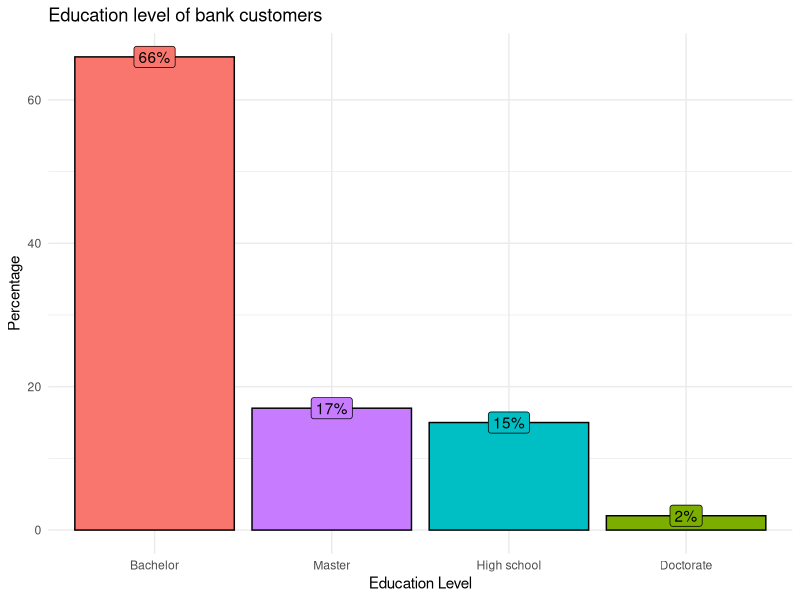
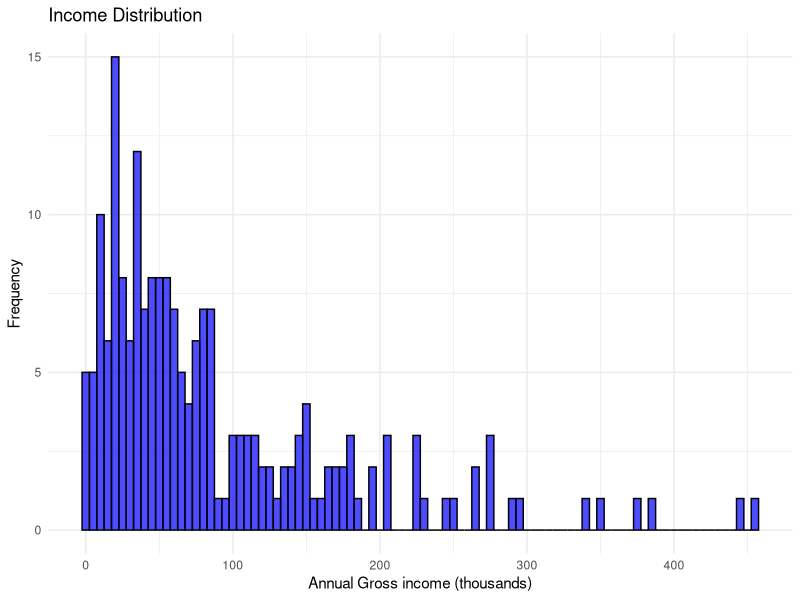
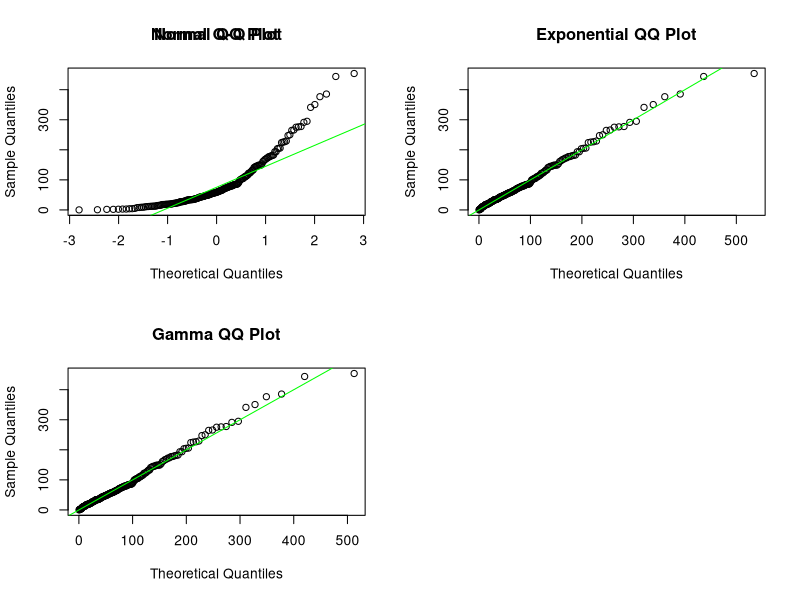
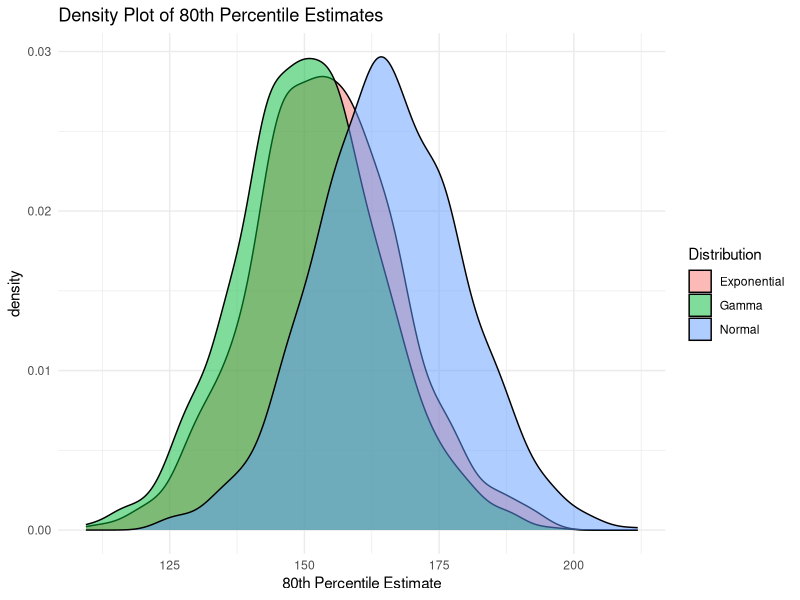
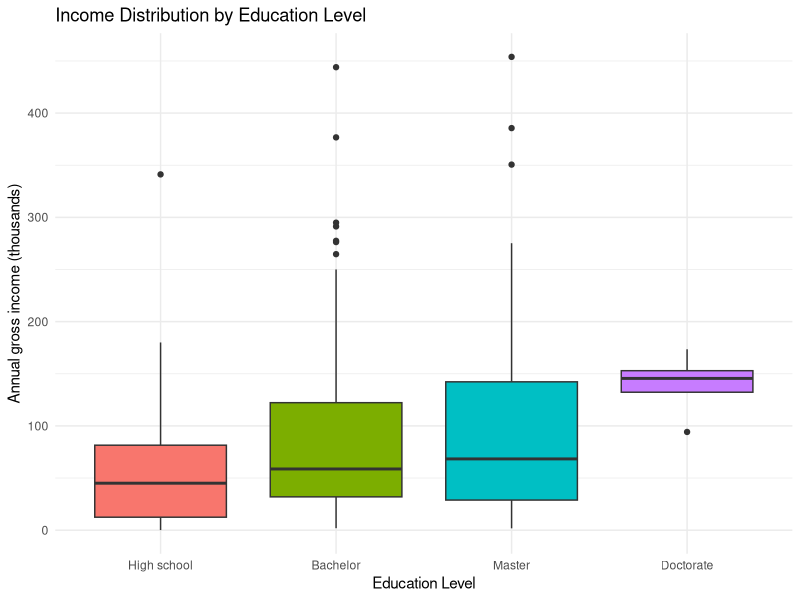
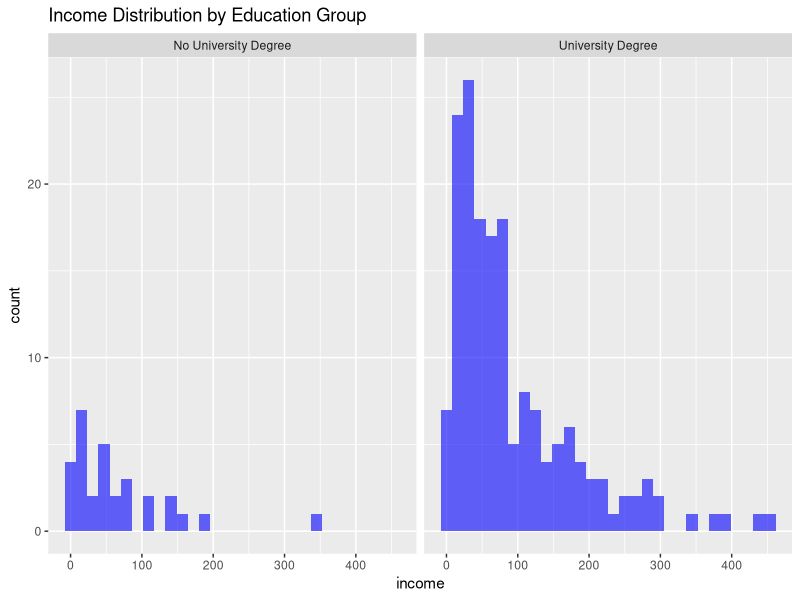
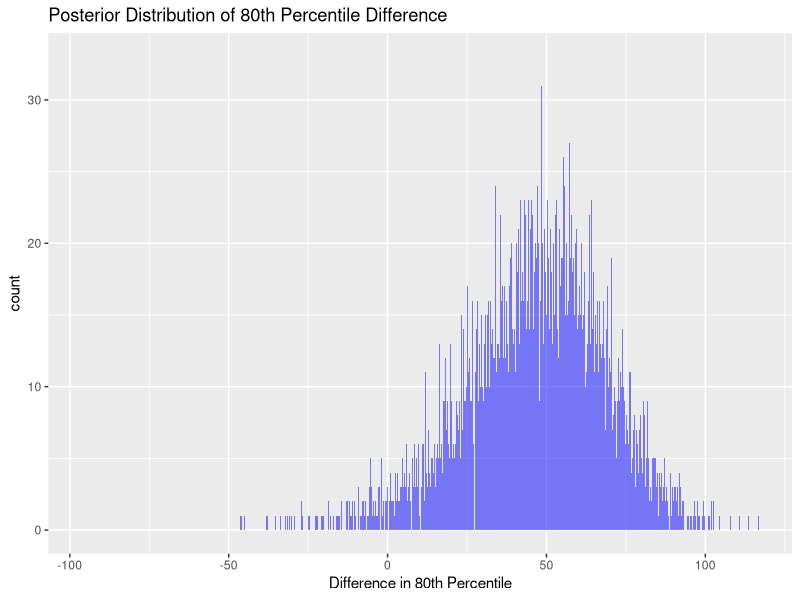

R code for these plots, in order:
## ---- chunk 1
#| echo: false
# Set up chunk for all slides
knitr::opts_chunk$set(
  fig.width = 6,
  fig.height = 4,
  fig.align = "center",
  out.width = "100%",
  code.line.numbers = FALSE,
  fig.retina = 4,
  echo = TRUE,
  message = FALSE,
  warning = FALSE,
  cache = FALSE,
  dev.args = list(pointsize = 11)
)
## ---- chunk 2
# Load necessary libraries
library(tidyverse)
library(kableExtra)
library(fitdistrplus)
library(ggplot2)
library(MASS)
library(boot)

# Load the dataset
bank_data <- read_csv("data/banksurvey.csv")
## ---- chunk 3

# Descriptive bar plot
bank_data %>% 
  group_by(education) %>% 
  summarise(perc = n()/nrow(bank_data) * 100) %>% 
  as.data.frame() %>% 
  ggplot(aes(x = fct_reorder(education, -perc), 
             y = perc, 
             fill = education)) + 
  geom_col(color = "black") + 
  theme_minimal() + 
  labs(x = "Education Level", 
       y = "Percentage", 
       title = "Education level of bank customers") + 
  geom_label(aes(label = paste0(perc, "%"), 
                 vjust = 0.5)) + 
  guides(fill = "none")

## ---- chunk 4
# Histogram of incomes
ggplot(bank_data, aes(x = income)) + 
  geom_histogram(binwidth = 5, fill = "blue", color = "black", alpha = 0.7) +
  labs(title = "Income Distribution", x = "Annual Gross income (thousands)", y = "Frequency") +
  theme_minimal()

## ---- chunk 5
# Descriptive statistics
summary_stats <- bank_data |>
  summarize(
    Mean = round(mean(income), 1),
    Median = median(income),
    SD = round(sd(income), 1),
    Min = min(income),
    Max = max(income)
  )

kable(summary_stats, 
      caption = "Statistics of annual gross income of bank customers (thousands)")
## ---- chunk 6
# Fit normal distribution
fit_norm <- fitdist(bank_data$income, "norm")
# Fit exponential distribution
fit_exp <- fitdist(bank_data$income, "exp")
# Fit gamma distribution
fit_gamma <- fitdist(bank_data$income, "gamma")

# Normal distribution summary
tibble(Parameter = c("Mean", "Standard Deviation"), 
       Estimate = fit_norm$estimate, 
       'Standard Error' = fit_norm$sd) %>% 
  kable(caption = "Maximum likelihood estimates of fitted normal distribution model")

# Exponential distribution summary
tibble(Parameter = "Rate", 
       Estimate = fit_exp$estimate, 
       'Standard Error' = fit_exp$sd) %>% 
  kable(caption = "Maximum likelihood estimates of fitted exponential distribution model")

# Gamma distribution summary
tibble(Parameter = c("Shape", "Rate"), 
       Estimate = fit_gamma$estimate, 
       'Standard Error' = fit_gamma$sd) %>% 
  kable(caption = "Maximum likelihood estimates of fitted gamma distribution model")

## ---- chunk 7
# QQ plots for the normal, exponential, and gamma distributions
par(mfrow = c(2, 2)) # Set up plot window for multiple plots

# QQ plot for normal distribution
qqnorm(bank_data$income)
qqline(bank_data$income,col = "green")
title("Normal QQ Plot")

# QQ plot for exponential distribution
qqplot(qexp(ppoints(length(bank_data$income)), 
            rate = fit_exp$estimate), 
       sort(bank_data$income), 
       xlab = "Theoretical Quantiles", 
       ylab = "Sample Quantiles")
abline(0, 1,col = "green")
title("Exponential QQ Plot")

# QQ plot for gamma distribution
qqplot(qgamma(ppoints(length(bank_data$income)), 
              shape = fit_gamma$estimate[1], 
              rate = fit_gamma$estimate[2]), 
       sort(bank_data$income), 
       xlab = "Theoretical Quantiles", 
       ylab = "Sample Quantiles")
abline(0, 1,col = "green")
title("Gamma QQ Plot")

## ---- chunk 8
# Estimate the 80th percentile using estimators based on fitted model
q80_normal <- qnorm(0.80, mean = fit_norm$estimate[1], sd = fit_norm$estimate[2])
q80_exponential <- qexp(0.80, rate=fit_exp$estimate)
q80_gamma <- qgamma(0.80, shape=fit_gamma$estimate[1], rate=fit_gamma$estimate[2])

# Create a tibble based on these results
results <- tibble(
  Distribution = c("Normal", "Exponential", "Gamma"),
  `80th Percentile Estimate` = c(q80_normal, q80_exponential, q80_gamma))


kable(results, caption = "80th Percentile Estimates based on Different Models")
## ---- chunk 9
# Using sample quantile to estimate
q80_sample <- quantile(bank_data$income, probs = 0.80)

new_results <- tibble(
  Distribution = c("Normal", "Exponential", "Gamma","Sample"),
  `80th Percentile Estimate` = c(q80_normal, q80_exponential, q80_gamma,q80_sample))


kable(new_results, caption = "80th Percentile Estimates based on Different Models")
## ---- chunk 10
# Calculate the 95% CI for the estimates

# Normal distribution 95% CI
se_normal <- fit_norm$estimate[2] / sqrt(length(bank_data$income))  
ci_normal <- q80_normal + c(-1.96, 1.96) * se_normal

# Exponential distribution 95% CI
se_exp <- sqrt(1 / (length(bank_data$income) * fit_exp$estimate^2))
ci_exp <- q80_exponential + c(-1.96, 1.96) * se_exp

# Gamma distribution 95% CI
se_gamma <- sqrt(fit_gamma$estimate[1] / (fit_gamma$estimate[2]^2 * length(bank_data$income)))
ci_gamma <- q80_gamma + c(-1.96, 1.96) * se_gamma

ci_results <- tibble(
  Distribution = c("Normal", "Exponential", "Gamma"),
  `80th Percentile Estimate` = c(q80_normal, q80_exponential, q80_gamma),
  `Lower Bound (95% CI)` = c(ci_normal[1], ci_exp[1], ci_gamma[1]),
  `Upper Bound (95% CI)` = c(ci_normal[2], ci_exp[2], ci_gamma[2])
)

kable(ci_results, caption = "80th Percentile Estimates and 95% Confidence Intervals for Different Distributions")
## ---- chunk 11
set.seed(2420)

true_mean <- 100  
lambda <- 1 / true_mean  
n_sample <- 100  
n_bootstrap <- 1000  

# Generate simulated data following an exponential distribution
original_data <- rexp(n_sample, rate = lambda)
## ---- chunk 12
# Define a function to calculate the 80th percentile
estimate_quantiles <- function(data, indices) {
  sample_data <- data[indices]  # Bootstrap 
  
   # Fit normal, exponential, and gamma distributions
  normal_fit <- fitdist(sample_data, "norm")
  exp_fit <- fitdist(sample_data, "exp")
  gamma_fit <- fitdist(sample_data, "gamma")
  
  # Return to 80th percentile
  return(
  c(
    qnorm(0.80, mean = normal_fit$estimate[1], sd = normal_fit$estimate[2]),
    qexp(0.80, rate = exp_fit$estimate),
    qgamma(0.80, shape = gamma_fit$estimate[1], rate = gamma_fit$estimate[2])
  ))
}

## ---- chunk 13
# Bootstrap sampling
bootstrap_results <- boot(data = original_data, statistic = estimate_quantiles, 
                          R = n_bootstrap)

# Extract results
normal_estimates <- bootstrap_results$t[, 1]  
exp_estimates <- bootstrap_results$t[, 2]     
gamma_estimates <- bootstrap_results$t[, 3]   
## ---- chunk 14



# Calculate the bias and standard deviation
true_80th_percentile <- qexp(0.80, rate = lambda)  

bias_normal <- mean(normal_estimates) - true_80th_percentile
bias_exp <- mean(exp_estimates) - true_80th_percentile
bias_gamma <- mean(gamma_estimates) - true_80th_percentile

sd_normal <- sd(normal_estimates)
sd_exp <- sd(exp_estimates)
sd_gamma <- sd(gamma_estimates)


## ---- chunk 15
combined_estimates <- data.frame(
  estimate = c(normal_estimates, exp_estimates, gamma_estimates),
  distribution = factor(rep(c("Normal", "Exponential", "Gamma"), 
                            times = c(length(normal_estimates), 
                                      length(exp_estimates), 
                                      length(gamma_estimates))))
)

# Create the combined density plot
ggplot(combined_estimates, aes(x = estimate, fill = distribution)) +
  geom_density(alpha = 0.5) + # Use density plot with transparency
  labs(title = "Density Plot of 80th Percentile Estimates", 
       x = "80th Percentile Estimate", 
       fill = "Distribution") + 
  theme_minimal()
## ---- chunk 16
#| label: tbl-biasd
#| tbl-cap: the bias and standard deviation of estimators

# Print in table
estimates_bias_sd <- tibble(
  Estimate = c("Normal", "Exponential", "Gamma"),
  Bias = c(bias_normal, bias_exp, bias_gamma),
  SD = c(sd_normal, sd_exp, sd_gamma)
) %>% kable(caption = "The bias and SD of estimates")

estimates_bias_sd
## ---- chunk 17
#| label: tbl-eduincome
#| tbl-cap: Income comparison of university degree holders
# Recode education levels into two groups: 
# "University Degree" vs "No University Degree"
bank_data <- bank_data |>
  mutate(education_group = ifelse(education %in% 
                                  c("Bachelor", "Master", "Doctorate"), 
                                  "University Degree", "No University Degree"))

# Group summary of income by education group
income_education_summary <- bank_data |>
  group_by(education_group) |>
  summarise(mean_income = round(mean(income), 1), 
            sd_income = round(sd(income), 1), 
            n = n())

kable(income_education_summary, 
      caption = "Income comparison of university degree holders")

## ---- chunk 18
# Order education levels
bank_data$education <- factor(bank_data$education, 
                         levels = c("High school", 
                                    "Bachelor", 
                                    "Master", 
                                    "Doctorate"))

# Boxplot comparing income across all education levels
ggplot(bank_data, aes(x = education, y = income, fill = education)) +
  geom_boxplot() +
  theme_minimal() + 
  ggtitle('Income Distribution by Education Level') +
  xlab('Education Level') +
  ylab('Annual gross income (thousands)') + 
  guides(fill = "none")
## ---- chunk 19
# Subset data into two groups
university_graduates <- bank_data |> filter(education_group == "University Degree")
non_graduates <- bank_data |> filter(education_group == "No University Degree")

# Calculate the mean difference and confidence interval
mean_diff <- mean(university_graduates$income) - mean(non_graduates$income)

# Perform a t-test to get the confidence interval
t_test_result <- t.test(university_graduates$income, non_graduates$income, 
                        var.equal = FALSE)

# Print the results
kable(round(mean_diff, 1), 
      caption = "Difference in mean income (thousands)", 
      col.names = "")

kable(round(t_test_result$conf.int, 1), 
      caption = "95% confidence interval of difference in mean income (thousands)", 
      col.names = "")

## ---- chunk 20
# Histograms to check normality
ggplot(bank_data, aes(x = income)) +
  geom_histogram(bins = 30, fill = 'blue', alpha = 0.6) +
  facet_wrap(~education_group) +
  ggtitle('Income Distribution by Education Group')

# Check the sample sizes of each group
table(bank_data$education_group) %>% 
  kable(col.names = c("Education level", "Count"), 
        caption = "Sample size of education groups")
## ---- chunk 21

# Prior
n0 <- nrow(non_graduates)
n1 <- nrow(university_graduates)
alpha <- 1
beta <- 1

# Posterior
alpha_tilda0 <- alpha + n0
alpha_tilda1 <- alpha + n1
beta_tilda0 <- beta + sum(non_graduates$income)
beta_tilda1 <- beta + sum(university_graduates$income)

tibble(Parameter = c("N_0", "N_1","Alpha","Beta",
                     "Alpha_tilda_0","Alpha_tilda_1",
                     "Beta_tilda_0","Beta_tilda_1"), 
       Value = c(n0,n1,alpha,beta,alpha_tilda0,alpha_tilda1,
                 beta_tilda0,beta_tilda1), 
       Description = c("Number of those who doesn't have a university degree",
                       "Number of those who has a university degree",
                       "Shape of Gamma distribution",
                       "Rate of Gamma distribution",
                       "Updated shape of posterior(Gamma distribution) for non-uni",
                       "Updated shape of posterior(Gamma distribution) for uni",
                       "Updated rate of posterior(Gamma distribution) for non-uni",
                       "Updated rate of posterior(Gamma distribution) for uni")) %>% 
  kable(caption = "Parameter matrix")
## ---- chunk 22

# Simulate 10,000 examples
set.seed(2420)
lambda_0_samples <- rgamma(10000, shape = alpha_tilda0, rate = beta_tilda0)
lambda_1_samples <- rgamma(10000, shape = alpha_tilda1, rate = beta_tilda1)


p80_0 <- log(5) / lambda_0_samples
p80_1 <- log(5) / lambda_1_samples


p80_diff <- p80_1 - p80_0


credible_interval <- quantile(p80_diff, c(0.025, 0.975))


tibble('Credible interval' = credible_interval) %>% 
kable(caption = "95% credible interval of difference between 80th percentile incomes")

# Plot results
ggplot(data.frame(p80_diff), aes(x = p80_diff)) +
  geom_histogram(binwidth = 0.1, fill = "blue", alpha = 0.5) +
  labs(title = "Posterior Distribution of 80th Percentile Difference", x = 
         "Difference in 80th Percentile")
